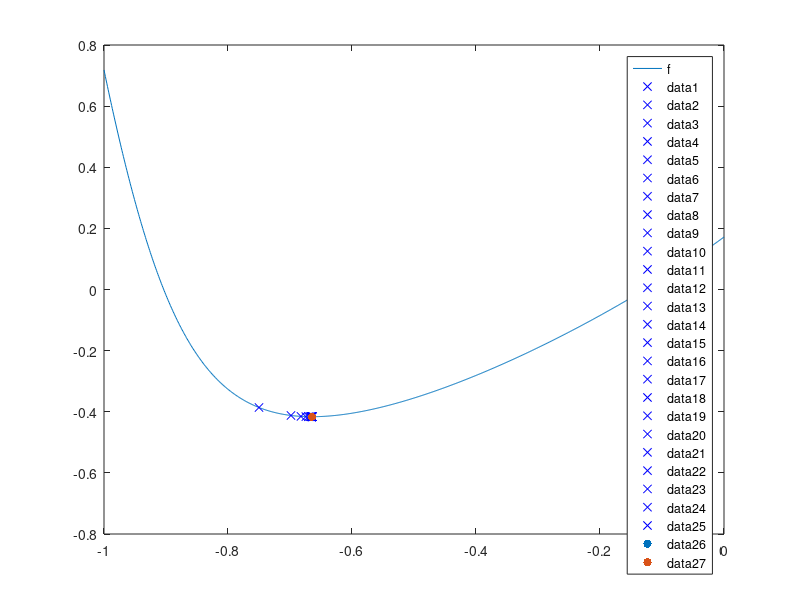

Write MATLAB code to recreate this figure.
% модифицированный метод Ньютона
function lab4()
    % очистка command window перед каждым новым запуском
    clc();
    disp('Дубовицкая Ольга Николаевна. ИУ7-21М');
    disp('Лабораторная работа №4. Вариант 4');

    % интервал [a, b] для построения ф-ции
    a = -1;
    b = 0;
    fprintf('\n* Отрезок для построения графика целевой ф-ции [%d, %d]\n', a, b);
    % заданная точность
    eps = 1e-6;
    fprintf('* eps = %.6f (заданная точность)\n', eps);
    % коэффициент для конечно-разностной аппроксимации производных
    delta = 1e-8;
    fprintf('* delta = %.6f (для конечно-разностной аппроксимации производных)\n\n', delta);

    % "дебаггинг": 1 - вывод всех р-тов; 0 - только ответ
    debuging = 1;
    % задержка
    delay = 0;
    
    % построение графика ф-ции f на [a, b]
    fplot(@f, [a, b]);
    % возможность добавлять новые эл-ты на уже существующий график
    hold on;

    % вызов ф-ции модифицированного метода Ньютона
    [x_star, f_star] = newton_modif(a, b, eps, delta, debuging, delay);

    % добавление точки (x*, f(x*)) на график в виде зелёной точки
    scatter(x_star, f_star, 'green', 'filled');

    % результаты вычисления с помощью fminbnd
    [x_res, f_res] = fminbnd(@f, a, b);
    disp('Результат поиска точки минимума с помощью ф-ции fminbnd:')
    fprintf('x*=%.10f, f(x*)=%.10f\n', x_res, f_res);
    scatter(x_res, f_res, 'red', 'filled');
end

function y = f(x)
    y =  tanh(5*power(x,2) + 3*x - 2) + exp((power(x,3) + 6*power(x,2) + 12*x + 8) ./ (2*power(x,2) + 8*x + 7)) - 2.0;
end

% ф-ция для нахождения 1-ой производной
function f1 = first_derivative(x, delta)
    f_decrement = f(x - delta);
    f_increment = f(x + delta);
    
    f1 = (f_increment - f_decrement) / (2 * delta);
end

% ф-ция для нахождения 2-ой производной
function f2 = second_derivative(x, delta)
    f_decrement = f(x - delta);
    f_increment = f(x + delta);
    
    f2 = (f_increment - 2*f(x) + f_decrement) / (power(delta, 2));
end

% модифицированный метод Ньютона
function [x_star, f_star] = newton_modif(a, b, eps, delta, debuging, delay)
    x_ = 3 * (a + b) / 4;
    fprintf('Начальное приближение точки минимума: x_ = %.10f\n', x_);

    i = 1;
    f_diff2 = second_derivative(x_, delta);

    while 1
        f_diff1 = first_derivative(x_, delta);
        f_ = f(x_);
        
        if debuging
            fprintf('\nSTEP №%d\n', i);
            fprintf("Значение 1-ой производной в точке x_: f'(x_)=%.10f\n", f_diff1);

            plot(x_, f_, 'xb');
            hold on;
            pause(delay);
        end

        if debuging
            disp('Сравним модуль значения 1-ой производной в точке x_ с eps');
        end

        if abs(f_diff1) < eps
            if debuging
                disp(">>> |f'(x_)| < eps");
                disp('x* найден');
            end
            
            break;
        end

        if debuging
            disp(">>> |f'(x_)| >= eps");
            disp('Продолжаем поиск x*...');
        end

        x_ = x_ - f_diff1 / f_diff2;

        if debuging
            fprintf("\nЗначение 2-ой производной в точке x_: f''(x_)=%.10f\n\n", f_diff2);
            disp("Пересчитываем значение приближения точки минимума");
            fprintf(">>> Новое значение: x_ = %.10f\n\n", x_);
        end

        i = i + 1;
    end

    x_star = x_;
    f_star = f(x_);

    fprintf('\nРезультат (для eps = %.6f):\n', eps);

    if debuging
        fprintf('%2d COUNTS\n', i);
    end

    fprintf('x*=%.10f f(x*)=%.10f\n\n', x_star, f_star);
end
